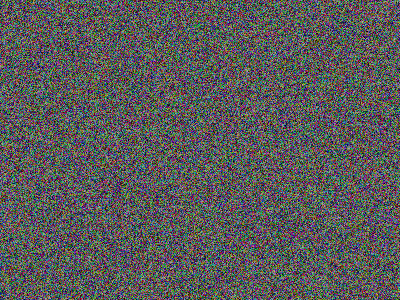
Frame 1 (no input)
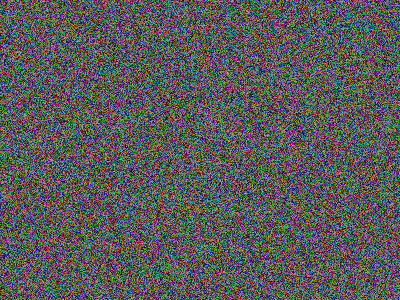
Frame 60 (the mouse pressed at the canvas centre just before this capture)
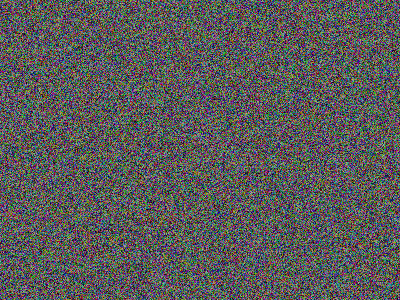
Frame 120 (the mouse held since frame 60 and released just before this capture)

The Processing sketch that drew these frames (run headless with seeded random() and noise(); from frame 60 on, the mouse is pressed at the canvas centre):

// Processing sketch: DualForLoop
// ── DualForLoop.pde
void setup() {
  size(400, 300);
}

void draw() {

  background(0);

  for (int i = 0; i < width; i++) {

    for (int j = 0; j < height; j++) {

      color colorRandom = color(random(255), random(255), random(255));
      stroke(colorRandom);
      point(i, j);
    }
  }
}
